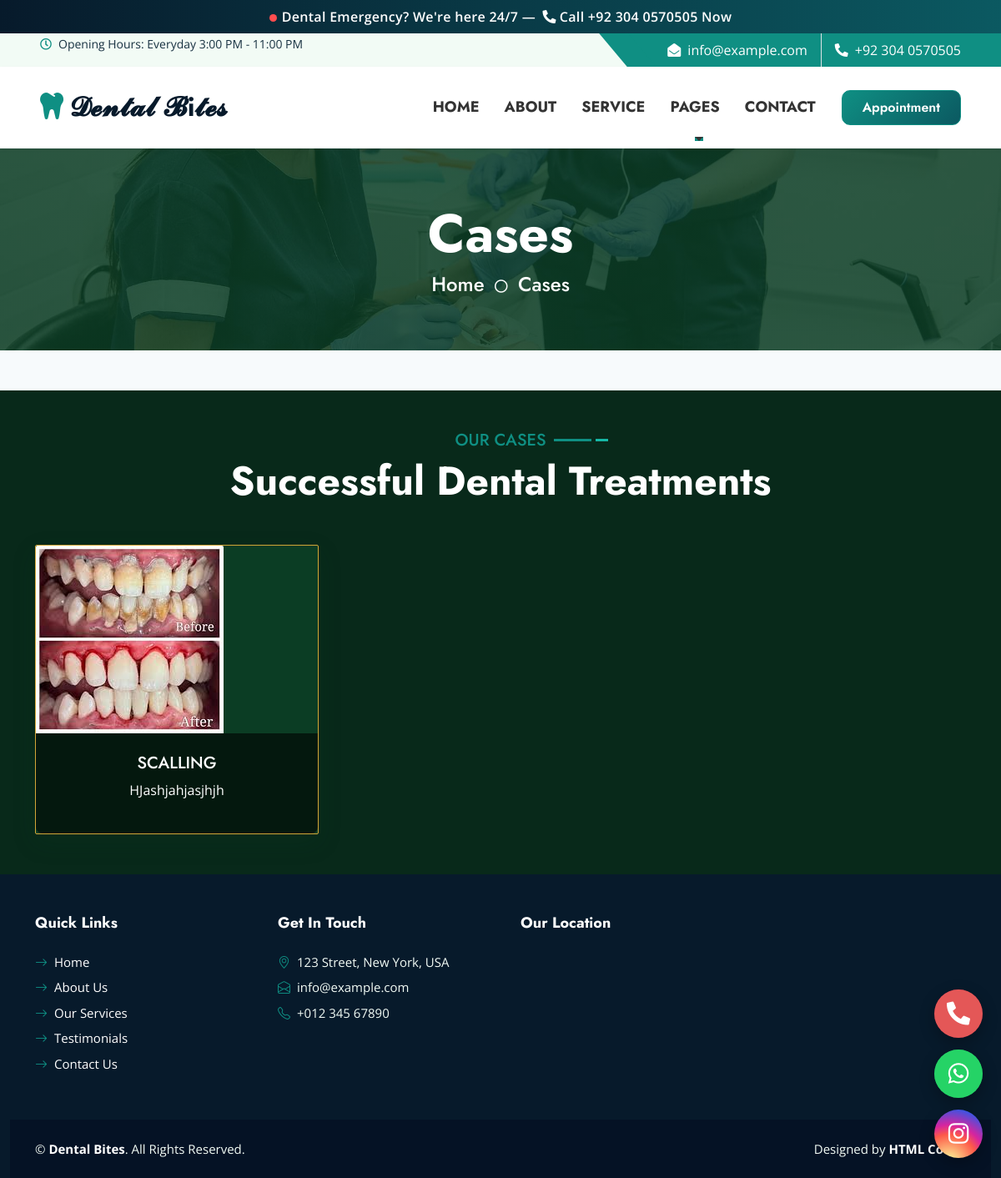
The page /cases/ on the database its author committed.
### main/models.py (models this page shows, shortened)
class Case(models.Model):
    title = models.CharField(max_length=200)
    description = models.TextField()
    image = models.ImageField(upload_to='cases/')

### main/views.py (the view)
# urls.py: path('cases/', views.cases, name='cases'),
def cases(request):
    return render(request, 'cases.html', {'cases': Case.objects.all()})

### templates/cases.html (shortened to what this page needs)
{% extends 'base.html' %}
{% load static %}
{% block content %}
<div class="container-fluid bg-primary py-5 hero-header mb-5">
    <div class="row py-3">
        <div class="col-12 text-center">
            <h1 class="display-3 text-white animated zoomIn">Cases</h1>
            <a href="{% url 'index' %}" class="h4 text-white">Home</a>
            <i class="far fa-circle text-white px-2"></i>
            <a href="{% url 'cases' %}" class="h4 text-white">Cases</a>
        </div>
    </div>
</div>
<div class="container-fluid py-5" style="background-color: #08291A;">
    <div class="container wow fadeInUp" data-wow-delay="0.1s">
        <div class="section-title text-center mb-5">
            <h5 class="position-relative d-inline-block text-primary text-uppercase">Our Cases</h5>
            <h1 class="display-5 text-white mb-0">Successful Dental Treatments</h1>
        </div>
        <div class="row g-5">
            {% for case in cases %}
            <div class="col-lg-4 col-md-6 case-item wow fadeInUp" data-wow-delay="{{ forloop.counter|add:'0.3' }}s">
                <div class="position-relative rounded overflow-hidden neon-card">
                    <img class="img-fluid rounded-top case-img" src="{{ case.image.url }}" alt="{{ case.title }}" loading="lazy">
                    <div class="position-relative text-center p-4 case-text-overlay">
                        <h5 class="m-0">{{ case.title }}</h5>
                        <p class="mt-2">{{ case.description|truncatewords:20 }}</p>
                    </div>
                </div>
            </div>
            {% empty %}
            <p class="text-center text-white">No cases available at the moment.</p>
            {% endfor %}
        </div>
    </div>
</div>
{% endblock %}

### static/css/style.css (style rules this page uses)
:root { --primary: #128C4A; --secondary: #D4A537; --light: #F2FBF5; --dark: #0B3D24; }
h1, h2, .font-weight-bold { font-weight: 700 !important; }
h5, h6, .font-weight-medium { font-weight: 500 !important; }
.section-title h5::before { position: absolute; content: ""; width: 45px; height: 3px; right: -55px; bottom: 11px; background: var(--primary); }
.section-title h5::after { position: absolute; content: ""; width: 15px; height: 3px; right: -75px; bottom: 11px; background: var(--secondary); }
.hero-header { background: linear-gradient(rgba(11, 61, 36, .85), rgba(11, 61, 36, .85)), url(../img/carousel-1.jpg) center center no-repeat; background-size: cover; }
a { transition: color .25s ease; }
html { scroll-behavior: smooth; }
*, *::before, *::after { box-sizing: border-box; }
img, svg, video, iframe { max-width: 100%; }
img { height: auto; }
body { overflow-x: hidden; }
:root { --primary: #0f8f83; --secondary: #16b8a6; --accent: #53dfce; --dark: #071a2b; --light: #f4f8fa; --ink: #183142; --muted: #718592; --border: #e0e8ed; }
body { font-family: 'Open Sans', sans-serif; color: var(--ink); background: #f7fafc; }
h1,h2,h3,h4,h5,h6,.btn,.navbar-brand { font-family: 'Jost', sans-serif; }
.text-primary { color: var(--primary) !important; }
.bg-primary { background-color: var(--primary) !important; }
.hero-header,.bg-appointment { background-color:var(--dark); }
html,body { max-width:100%; overflow-x:hidden; }
button,a,input,select,textarea { -webkit-tap-highlight-color:transparent; }

### templates/cases.html (style rules this page uses)
.neon-card { background-color: #0B3D24; border: 1px solid #D4A537; box-shadow: 0 10px 28px rgba(11, 61, 36, 0.18); transition: all 0.3s ease-in-out; }
.neon-card img { transition: transform 0.3s ease-in-out; }
.case-text-overlay { position: relative; background-color: rgba(0,0,0,0.6); border-radius: 0 0 8px 8px; }
.case-text-overlay h5, .case-text-overlay p { color: #fff; transition: all 0.3s ease-in-out; }

### templates/base.html (style rules this page uses)
html, body { max-width: 100%; overflow-x: hidden; }

### rows shown on the page
Case: image (picture), title "SCALLING", description "HJashjahjasjhjh"
